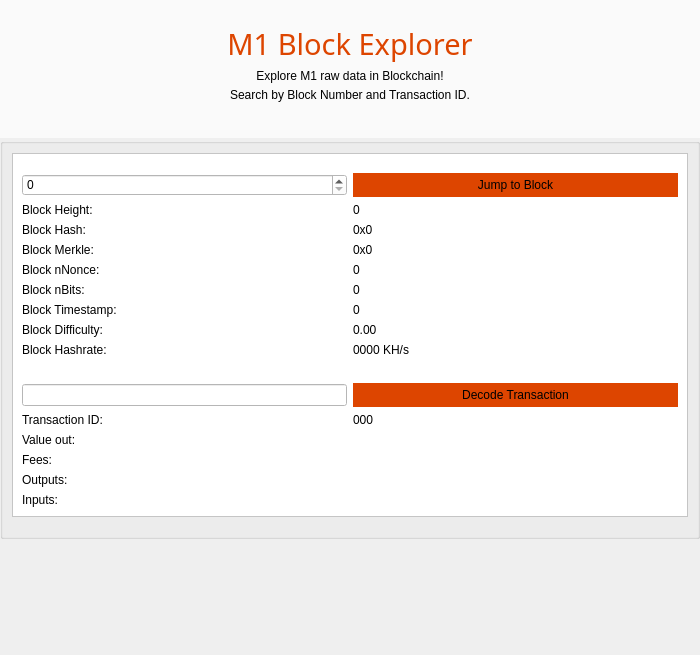
<?xml version="1.0" encoding="UTF-8"?>
<ui version="4.0">
 <class>BlockBrowser</class>
 <widget class="QWidget" name="BlockBrowser">
  <property name="windowModality">
   <enum>Qt::NonModal</enum>
  </property>
  <property name="enabled">
   <bool>true</bool>
  </property>
  <property name="geometry">
   <rect>
    <x>0</x>
    <y>0</y>
    <width>700</width>
    <height>655</height>
   </rect>
  </property>
  <property name="minimumSize">
   <size>
    <width>700</width>
    <height>0</height>
   </size>
  </property>
  <property name="acceptDrops">
   <bool>false</bool>
  </property>
  <property name="windowTitle">
   <string>Form</string>
  </property>
  <layout class="QVBoxLayout" name="verticalLayout_3">
   <property name="spacing">
    <number>0</number>
   </property>
   <property name="sizeConstraint">
    <enum>QLayout::SetMaximumSize</enum>
   </property>
   <property name="leftMargin">
    <number>0</number>
   </property>
   <property name="topMargin">
    <number>0</number>
   </property>
   <property name="rightMargin">
    <number>0</number>
   </property>
   <property name="bottomMargin">
    <number>0</number>
   </property>
   <item>
    <widget class="QFrame" name="MessagesTitle">
     <property name="styleSheet">
      <string notr="true">#MessagesTitle { 
	background-color: rgb(250, 250, 250);
}</string>
     </property>
     <property name="frameShape">
      <enum>QFrame::NoFrame</enum>
     </property>
     <layout class="QVBoxLayout" name="verticalLayout_6">
      <property name="spacing">
       <number>5</number>
      </property>
      <property name="leftMargin">
       <number>24</number>
      </property>
      <property name="topMargin">
       <number>24</number>
      </property>
      <property name="rightMargin">
       <number>24</number>
      </property>
      <property name="bottomMargin">
       <number>36</number>
      </property>
      <item>
       <widget class="QFrame" name="frame_10">
        <layout class="QHBoxLayout" name="horizontalLayout_4">
         <property name="spacing">
          <number>5</number>
         </property>
         <property name="leftMargin">
          <number>0</number>
         </property>
         <property name="topMargin">
          <number>0</number>
         </property>
         <property name="rightMargin">
          <number>0</number>
         </property>
         <property name="bottomMargin">
          <number>0</number>
         </property>
         <item>
          <widget class="QLabel" name="label_9">
           <property name="font">
            <font>
             <family>Venus Rising</family>
             <pointsize>8</pointsize>
             <weight>50</weight>
             <italic>false</italic>
             <bold>false</bold>
            </font>
           </property>
           <property name="styleSheet">
            <string notr="true">font: 8pt &quot;Venus Rising&quot;;
color: rgb(221, 69, 0);</string>
           </property>
           <property name="text">
            <string>&lt;html&gt;&lt;head/&gt;&lt;body&gt;&lt;p align=&quot;center&quot;&gt;&lt;span style=&quot; font-size:22pt;&quot;&gt;M1 Block Explorer&lt;/span&gt;&lt;/p&gt;&lt;/body&gt;&lt;/html&gt;</string>
           </property>
           <property name="alignment">
            <set>Qt::AlignBottom|Qt::AlignLeading|Qt::AlignLeft</set>
           </property>
          </widget>
         </item>
        </layout>
       </widget>
      </item>
      <item>
       <widget class="QFrame" name="frame_11">
        <layout class="QVBoxLayout" name="verticalLayout_7">
         <property name="spacing">
          <number>5</number>
         </property>
         <property name="leftMargin">
          <number>0</number>
         </property>
         <property name="topMargin">
          <number>0</number>
         </property>
         <property name="rightMargin">
          <number>0</number>
         </property>
         <property name="bottomMargin">
          <number>0</number>
         </property>
         <item>
          <widget class="QLabel" name="label_10">
           <property name="styleSheet">
            <string notr="true">font: 11pt &quot;Venus Rising&quot;;

</string>
           </property>
           <property name="text">
            <string>&lt;html&gt;&lt;head/&gt;&lt;body&gt;&lt;p align=&quot;center&quot;&gt;Explore M1 raw data in Blockchain!&lt;/p&gt;&lt;/body&gt;&lt;/html&gt;</string>
           </property>
          </widget>
         </item>
         <item>
          <widget class="QLabel" name="label_8">
           <property name="styleSheet">
            <string notr="true">font: 10pt &quot;Venus Rising&quot;;

</string>
           </property>
           <property name="text">
            <string>&lt;html&gt;&lt;head/&gt;&lt;body&gt;&lt;p align=&quot;center&quot;&gt;Search by Block Number and Transaction ID.&lt;/p&gt;&lt;/body&gt;&lt;/html&gt;</string>
           </property>
          </widget>
         </item>
        </layout>
       </widget>
      </item>
     </layout>
    </widget>
   </item>
   <item>
    <widget class="QGroupBox" name="groupBox">
     <property name="title">
      <string/>
     </property>
     <layout class="QVBoxLayout" name="verticalLayout_2">
      <property name="spacing">
       <number>5</number>
      </property>
      <item>
       <widget class="QFrame" name="frame">
        <property name="styleSheet">
         <string notr="true">background-color: rgb(255,255,255); </string>
        </property>
        <property name="frameShape">
         <enum>QFrame::StyledPanel</enum>
        </property>
        <layout class="QVBoxLayout" name="verticalLayout">
         <item>
          <spacer name="verticalSpacer_3">
           <property name="orientation">
            <enum>Qt::Vertical</enum>
           </property>
           <property name="sizeType">
            <enum>QSizePolicy::Fixed</enum>
           </property>
           <property name="sizeHint" stdset="0">
            <size>
             <width>20</width>
             <height>10</height>
            </size>
           </property>
          </spacer>
         </item>
         <item>
          <layout class="QHBoxLayout" name="horizontalLayout">
           <item>
            <widget class="QSpinBox" name="heightBox">
             <property name="sizePolicy">
              <sizepolicy hsizetype="Preferred" vsizetype="Fixed">
               <horstretch>0</horstretch>
               <verstretch>0</verstretch>
              </sizepolicy>
             </property>
             <property name="maximum">
              <number>999999999</number>
             </property>
            </widget>
           </item>
           <item>
            <widget class="QPushButton" name="blockButton">
             <property name="styleSheet">
              <string notr="true">QPushButton { background-color: rgb(221,69,0); color: rgb(0, 0, 0); border-style: outset; border-width: 0px; padding: 5px;
}

QPushButton:disabled { background-color: rgb(221,69,0); color: rgb(0, 0, 0, 100); border-style: outset; border-width: 0px; padding: 5px;
}

QPushButton:pressed { background-color: rgb(221,69,0); color: rgb(255,255,255); border-style: inset; border-width: 0px; padding: 5px;
}

QPushButton:hover { background-color: rgb(221,69,0); color: rgb(255,255,255); border-style: inset; border-width: 0px; padding: 5px;
}</string>
             </property>
             <property name="text">
              <string>Jump to Block</string>
             </property>
            </widget>
           </item>
          </layout>
         </item>
         <item>
          <layout class="QGridLayout" name="gridLayout">
           <item row="3" column="1">
            <widget class="QLabel" name="nonceBox">
             <property name="text">
              <string>0</string>
             </property>
            </widget>
           </item>
           <item row="1" column="1">
            <widget class="QLabel" name="hashBox">
             <property name="enabled">
              <bool>true</bool>
             </property>
             <property name="sizePolicy">
              <sizepolicy hsizetype="Preferred" vsizetype="Preferred">
               <horstretch>0</horstretch>
               <verstretch>0</verstretch>
              </sizepolicy>
             </property>
             <property name="minimumSize">
              <size>
               <width>0</width>
               <height>0</height>
              </size>
             </property>
             <property name="text">
              <string>0x0</string>
             </property>
            </widget>
           </item>
           <item row="1" column="0">
            <widget class="QLabel" name="hashLabel">
             <property name="text">
              <string>Block Hash:</string>
             </property>
            </widget>
           </item>
           <item row="2" column="1">
            <widget class="QLabel" name="merkleBox">
             <property name="minimumSize">
              <size>
               <width>187</width>
               <height>0</height>
              </size>
             </property>
             <property name="text">
              <string>0x0</string>
             </property>
            </widget>
           </item>
           <item row="2" column="0">
            <widget class="QLabel" name="merkleLabel">
             <property name="text">
              <string>Block Merkle:</string>
             </property>
            </widget>
           </item>
           <item row="0" column="0">
            <widget class="QLabel" name="heightLabel_2">
             <property name="text">
              <string>Block Height:</string>
             </property>
            </widget>
           </item>
           <item row="0" column="1">
            <widget class="QLabel" name="heightLabel">
             <property name="text">
              <string>0</string>
             </property>
            </widget>
           </item>
           <item row="4" column="0">
            <widget class="QLabel" name="bitsLabel">
             <property name="text">
              <string>Block nBits:</string>
             </property>
            </widget>
           </item>
           <item row="3" column="0">
            <widget class="QLabel" name="nonceLabel">
             <property name="text">
              <string>Block nNonce:</string>
             </property>
            </widget>
           </item>
           <item row="5" column="0">
            <widget class="QLabel" name="timeLabel">
             <property name="text">
              <string>Block Timestamp:</string>
             </property>
            </widget>
           </item>
           <item row="4" column="1">
            <widget class="QLabel" name="bitsBox">
             <property name="text">
              <string>0</string>
             </property>
            </widget>
           </item>
           <item row="7" column="0">
            <widget class="QLabel" name="pawLabel">
             <property name="text">
              <string>Block Hashrate:</string>
             </property>
            </widget>
           </item>
           <item row="6" column="1">
            <widget class="QLabel" name="hardBox">
             <property name="text">
              <string>0.00</string>
             </property>
            </widget>
           </item>
           <item row="5" column="1">
            <widget class="QLabel" name="timeBox">
             <property name="text">
              <string>0</string>
             </property>
            </widget>
           </item>
           <item row="6" column="0">
            <widget class="QLabel" name="hardLabel">
             <property name="text">
              <string>Block Difficulty:</string>
             </property>
            </widget>
           </item>
           <item row="7" column="1">
            <widget class="QLabel" name="pawBox">
             <property name="text">
              <string>0000 KH/s</string>
             </property>
            </widget>
           </item>
          </layout>
         </item>
         <item>
          <spacer name="verticalSpacer_2">
           <property name="orientation">
            <enum>Qt::Vertical</enum>
           </property>
           <property name="sizeType">
            <enum>QSizePolicy::Fixed</enum>
           </property>
           <property name="sizeHint" stdset="0">
            <size>
             <width>20</width>
             <height>20</height>
            </size>
           </property>
          </spacer>
         </item>
         <item>
          <layout class="QHBoxLayout" name="horizontalLayout_2">
           <item>
            <widget class="QLineEdit" name="txBox">
             <property name="sizePolicy">
              <sizepolicy hsizetype="Preferred" vsizetype="Fixed">
               <horstretch>0</horstretch>
               <verstretch>0</verstretch>
              </sizepolicy>
             </property>
             <property name="inputMask">
              <string comment="Transaction id" extracomment="Transaction id"/>
             </property>
             <property name="placeholderText">
              <string/>
             </property>
            </widget>
           </item>
           <item>
            <widget class="QPushButton" name="txButton">
             <property name="styleSheet">
              <string notr="true">QPushButton { background-color: rgb(221,69,0); color: rgb(0, 0, 0); border-style: outset; border-width: 0px; padding: 5px;
}

QPushButton:disabled { background-color: rgb(221,69,0); color: rgb(0, 0, 0, 100); border-style: outset; border-width: 0px; padding: 5px;
}

QPushButton:pressed { background-color: rgb(221,69,0); color: rgb(255,255,255); border-style: inset; border-width: 0px; padding: 5px;
}

QPushButton:hover { background-color: rgb(221,69,0); color: rgb(255,255,255); border-style: inset; border-width: 0px; padding: 5px;
}</string>
             </property>
             <property name="text">
              <string>Decode Transaction</string>
             </property>
            </widget>
           </item>
          </layout>
         </item>
         <item>
          <layout class="QGridLayout" name="gridLayout_2">
           <item row="0" column="0">
            <widget class="QLabel" name="txLabel">
             <property name="text">
              <string>Transaction ID:</string>
             </property>
            </widget>
           </item>
           <item row="0" column="1">
            <widget class="QLabel" name="txID">
             <property name="text">
              <string>000</string>
             </property>
            </widget>
           </item>
           <item row="1" column="0">
            <widget class="QLabel" name="valueLabel">
             <property name="text">
              <string>Value out:</string>
             </property>
            </widget>
           </item>
           <item row="1" column="1">
            <widget class="QLabel" name="valueBox">
             <property name="text">
              <string/>
             </property>
            </widget>
           </item>
           <item row="2" column="0">
            <widget class="QLabel" name="feesLabel">
             <property name="text">
              <string>Fees:</string>
             </property>
            </widget>
           </item>
           <item row="2" column="1">
            <widget class="QLabel" name="feesBox">
             <property name="text">
              <string/>
             </property>
            </widget>
           </item>
           <item row="3" column="0">
            <widget class="QLabel" name="outputLabel">
             <property name="text">
              <string>Outputs:</string>
             </property>
             <property name="alignment">
              <set>Qt::AlignLeading|Qt::AlignLeft|Qt::AlignTop</set>
             </property>
            </widget>
           </item>
           <item row="3" column="1">
            <widget class="QLabel" name="outputBox">
             <property name="text">
              <string/>
             </property>
             <property name="alignment">
              <set>Qt::AlignLeading|Qt::AlignLeft|Qt::AlignTop</set>
             </property>
            </widget>
           </item>
           <item row="4" column="0">
            <widget class="QLabel" name="inputLabel">
             <property name="text">
              <string>Inputs:</string>
             </property>
             <property name="alignment">
              <set>Qt::AlignLeading|Qt::AlignLeft|Qt::AlignTop</set>
             </property>
            </widget>
           </item>
           <item row="4" column="1">
            <widget class="QLabel" name="inputBox">
             <property name="text">
              <string/>
             </property>
             <property name="alignment">
              <set>Qt::AlignLeading|Qt::AlignLeft|Qt::AlignTop</set>
             </property>
            </widget>
           </item>
          </layout>
         </item>
        </layout>
       </widget>
      </item>
      <item>
       <spacer name="verticalSpacer_4">
        <property name="orientation">
         <enum>Qt::Vertical</enum>
        </property>
        <property name="sizeType">
         <enum>QSizePolicy::Fixed</enum>
        </property>
        <property name="sizeHint" stdset="0">
         <size>
          <width>20</width>
          <height>10</height>
         </size>
        </property>
       </spacer>
      </item>
     </layout>
     <zorder>frame</zorder>
     <zorder>verticalSpacer_4</zorder>
    </widget>
   </item>
   <item>
    <spacer name="verticalSpacer">
     <property name="orientation">
      <enum>Qt::Vertical</enum>
     </property>
     <property name="sizeHint" stdset="0">
      <size>
       <width>20</width>
       <height>40</height>
      </size>
     </property>
    </spacer>
   </item>
  </layout>
 </widget>
 <resources/>
 <connections/>
</ui>
